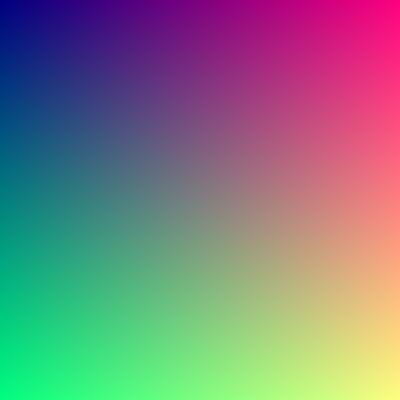
Frame 1 (no input)
Frame 60 (the mouse pressed at the canvas centre just before this capture): identical to frame 1, image omitted
Frame 120 (the mouse held since frame 60 and released just before this capture): identical to frame 1, image omitted

The Processing sketch that drew this single still picture (run headless with seeded random() and noise(); from frame 60 on, the mouse is pressed at the canvas centre):

// Processing sketch: pixelsToLocation2
// ── pixelsToLocation2.pde

int rows = 10;
int cols = 10;



void setup (){
  size(400, 400);
}

void draw () {
  loadPixels();
  
  for(int x = 0; x < width; x++){
    for(int y = 0; y < height; y++){  
      pixels[x+y*width] = color(map(x, 0, width, 0, 255),
                                map(y, 0, height, 0, 255),
                                127);
      
      //SET DOESNT NEED LOAD AND UPDATE PIXELS CALLS
      //set(x, y, color(map(x, 0, width, 0, 255),
      //                map(y, 0, height, 0, 255),
      //                127));
    }
  }
  //println("hi");
  updatePixels();
}
